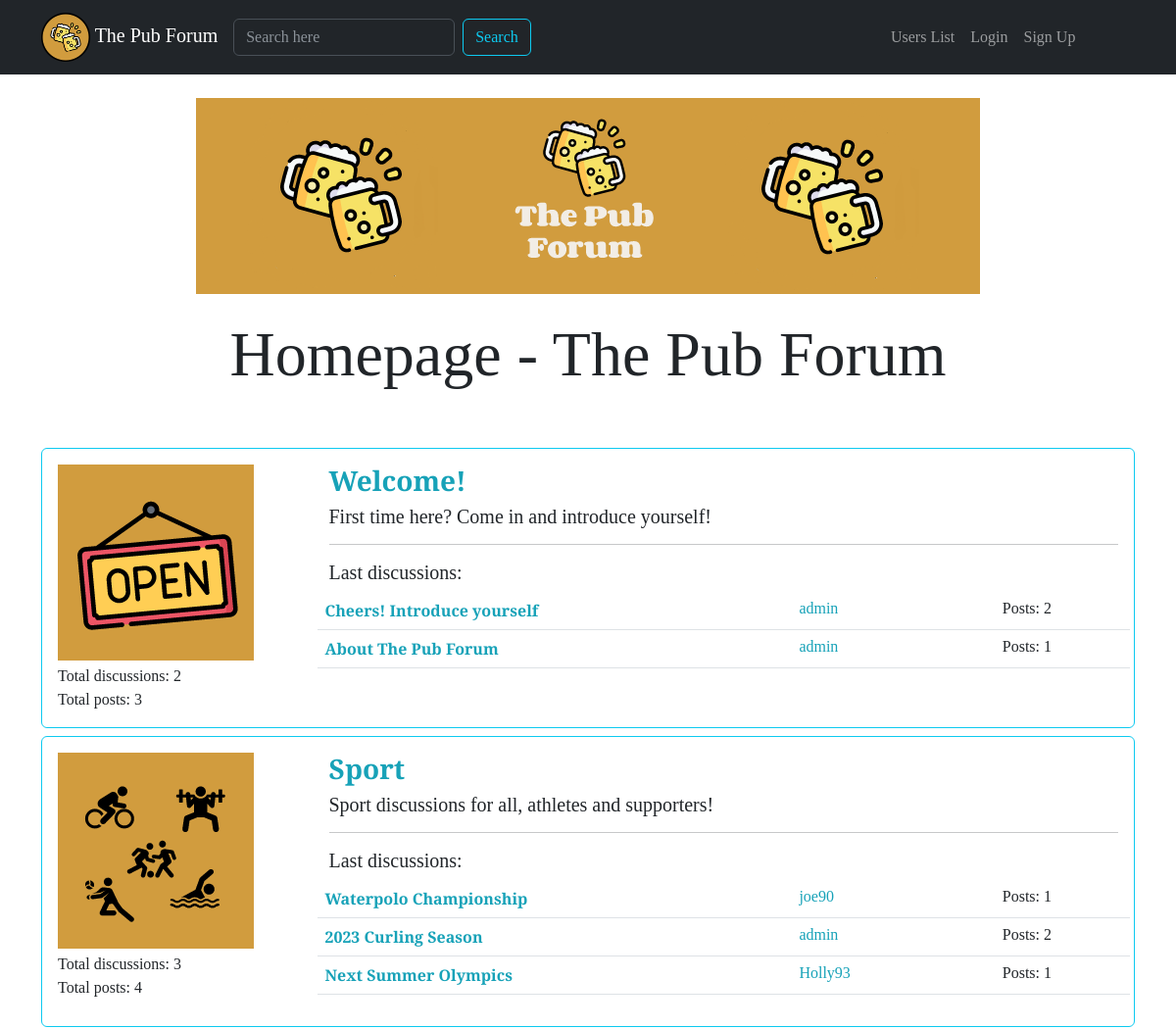
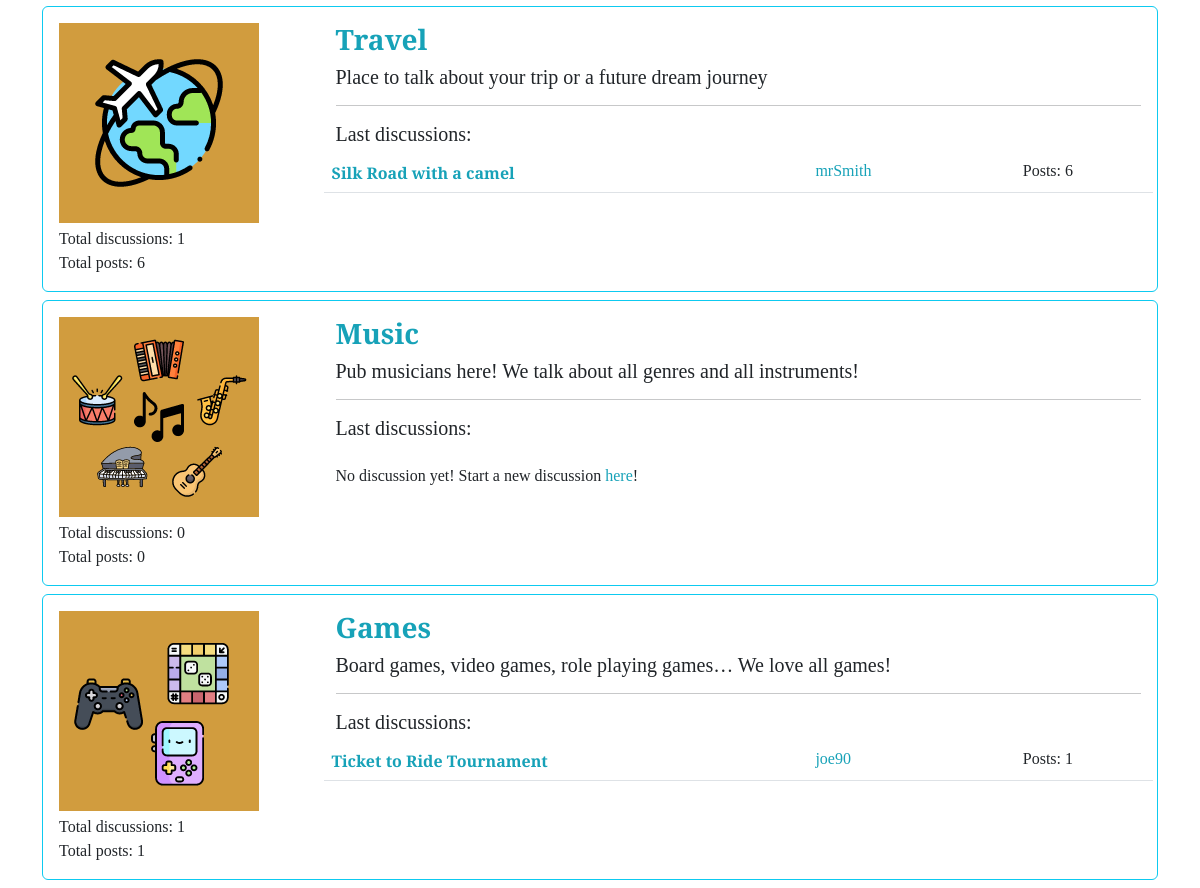
The page / on the database its author committed (2 pictures, top to bottom).
### forum/models.py (models this page shows, shortened)
class Section(models.Model):
    section_name = models.CharField(max_length=100)
    section_description = models.CharField(max_length=200, blank=True, null=True)
    section_logo = models.ImageField(blank=True, null=True)
    def get_absolute_url(self):
        return reverse("show_section", kwargs={'pk': self.pk})
    def get_last_discussions(self):
        return Discussion.objects.filter(discussion_section=self).order_by("-discussion_creation_data")[:3]
    def get_number_posts_in_section(self):
        return Post.objects.filter(post_discussion__discussion_section=self).count()
    class Meta:
        verbose_name = 'Section'
        verbose_name_plural = 'Sections'

class Discussion(models.Model):
    discussion_title = models.CharField(max_length=150)
    discussion_creation_data = models.DateField(auto_now_add=True)
    discussion_author = models.ForeignKey(User, on_delete=models.CASCADE, related_name='discussions')
    discussion_section = models.ForeignKey(Section, on_delete=models.CASCADE)
    class Meta:
        verbose_name = 'Discussion'
        verbose_name_plural = 'Discussions'

### core/views.py (the view)
# urls.py: path('', Homepage.as_view(), name="homepage"),
class Homepage(ListView):
    queryset = Section.objects.all()
    template_name = "homepage.html"

### core/templates/homepage.html (shortened to what this page needs)
{% extends 'base.html' %}
{% load static %}
{% block content %}
    <div class="row justify-content-center mx-auto">
        <div class="text-center">
            <img class="img-fluid mb-4" src="{% static 'banner.png' %}" alt="ThePubForum">
            <h1 class="display-3">Homepage - The Pub Forum</h1>
        </div>
    </div>
    <div class="container">
        <br />
        <br />
        {% for section in object_list %}
        <div class="card mb-2 border-info">
            <div class="card-body">
                <div class="row">
                    <div class="col-lg-3">
                        <img src="{{ section.section_logo.url }}" alt="Section logo" style="max-width:100%">
                        <p class="mt-1 mb-0">Total discussions: {{ section.discussion_set.count }} <br>
                        Total posts: {{section.get_number_posts_in_section }}</p>
                    </div>
                    <div class="col-lg-9">
                        <h3><a class="text-decoration-none" href="{{ section.get_absolute_url }}">
                            <strong>{{ section.section_name }}</strong>
                        </a></h3>
                        <h5>{{ section.section_description }}</h5>
                        <hr>
                        <h5>Last discussions:</h5>
                        <table class="table table-hover">
                            <tbody>
                            {% for disc in section.get_last_discussions.all %}
                                <tr class="row">
                                    <td class="col-lg-7 col-6">
                                        <a class="text-decoration-none" href="{% url 'show_discussion' pk=disc.pk %}">
                                        <strong>{{ disc.discussion_title }}</strong>
                                        </a>
                                    </td>
                                    <td class="col-lg-3 col-3">
                                        <a class="text-decoration-none" href="{% url 'user_profile' username=disc.discussion_author.username %}">
                                        {{ disc.discussion_author }}
                                        </a></td>
                                    <td class="col-lg-2 col-3">Posts: {{ disc.post_set.count }}</td>
                                </tr>
                            {% endfor %}
                            </tbody>
                        </table>
                        {% if not section.get_last_discussions.all.exists %}
                            <p>No discussion yet! Start a new discussion
                                <a class="text-decoration-none" href="{% url 'create_discussion' pk=section.pk %}">here</a>!</p>
                        {% endif %}
                    </div>
                </div>
            </div>
        </div>
        {% endfor %}
    </div>
{% endblock content %}

### static_storage/css/pubforum.css (style rules this page uses)
body { font-family: 'Source Serif Pro', serif; }
a, a:hover { color: #17a2b8; }

### rows shown on the page
Section: section_logo (picture), discussion_set.count "2", get_number_posts_in_section "3", section_name "Welcome!", section_description "First time here? Come in and introduce yourself!"
Discussion: discussion_title "Cheers! Introduce yourself", discussion_author "admin", post_set.count "2"
Discussion: discussion_title "About The Pub Forum", discussion_author "admin", post_set.count "1"
Section: section_logo (picture), discussion_set.count "3", get_number_posts_in_section "4", section_name "Sport", section_description "Sport discussions for all, athletes and supporters!"
Discussion: discussion_title "Waterpolo Championship", discussion_author "joe90", post_set.count "1"
Discussion: discussion_title "2023 Curling Season", discussion_author "admin", post_set.count "2"
Discussion: discussion_title "Next Summer Olympics", discussion_author "Holly93", post_set.count "1"
Section: section_logo (picture), discussion_set.count "1", get_number_posts_in_section "6", section_name "Travel", section_description "Place to talk about your trip or a future dream journey"
Discussion: discussion_title "Silk Road with a camel", discussion_author "mrSmith", post_set.count "6"
Section: section_logo (picture), discussion_set.count "0", get_number_posts_in_section "0", section_name "Music", section_description "Pub musicians here! We talk about all genres and all instruments!", shows "No discussion yet! Start a new discussion"
Section: section_logo (picture), discussion_set.count "1", get_number_posts_in_section "1", section_name "Games", section_description "Board games, video games, role playing games… We love all games!"
Discussion: discussion_title "Ticket to Ride Tournament", discussion_author "joe90", post_set.count "1"
